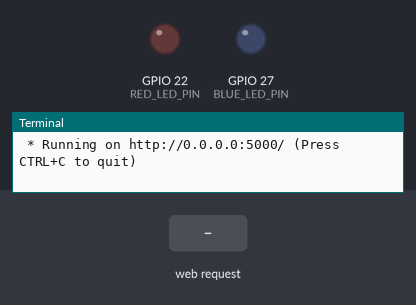
A program run on a simulated Raspberry Pi (BCM pin numbers). Shown: output pins drawn as LEDs (lit = HIGH), the last lines printed to the terminal. Inputs (shaded band) come from the test bench. The clock reads 2024-03-15 10:24:30 at power-on unless the program sets it.

Above: at 1.2 s.
1.3 s: HTTP request for /led/red/on received
At 1.6 s:
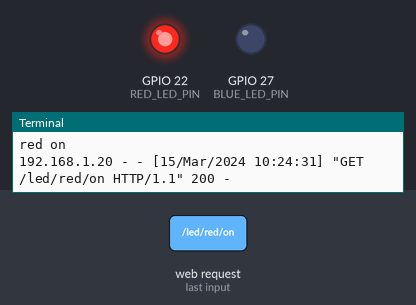
2.8 s: HTTP request for /led/blue/on received
At 3.9 s:
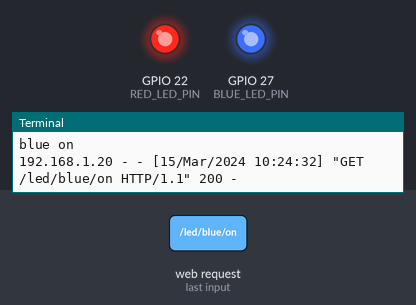
4.3 s: HTTP request for /led/red/off received
At 5.1 s:
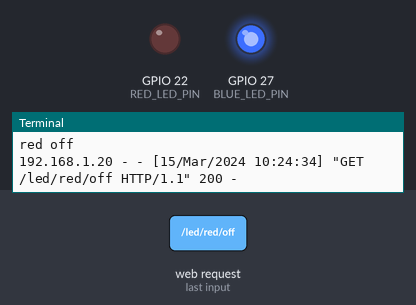
Timing chart, 0 to 7.3 s (numbered marks = the images above; inputs shaded):
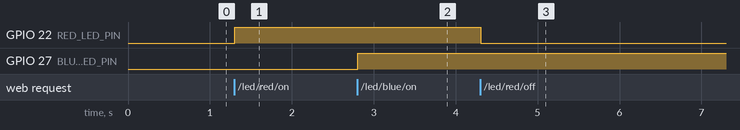

The program:

flask_led_task.py
```python
from flask import Flask
import RPi.GPIO as GPIO

app = Flask(__name__)
RED_LED_PIN = 22
BLUE_LED_PIN = 27
GPIO.setmode(GPIO.BCM)
GPIO.setup(RED_LED_PIN, GPIO.OUT)
GPIO.setup(BLUE_LED_PIN, GPIO.OUT)

# 0.0.0.0:5000
@app.route("/")
def hello():
    return '''
        <p>Hello, Flask!!</p>
        <a href="/led/red/on">RED LED ON</a>
        <a href="/led/red/off">RED LED OFF</a>
        <a href="/led/blue/on">BLUE LED ON</a>
        <a href="/led/blue/off">BLUE LED OFF</a>
    '''

@app.route("/led/<color>/<boo>")
def led_op(color, boo):
    print(color + " " + boo)

    if color == "red":
        if(boo == "on"):
            GPIO.output(RED_LED_PIN, GPIO.HIGH)
            return '''
                <p>Red LED is now ON</p>
                <a href="/">Go main</a>
            '''
        elif(boo == "off"):
            GPIO.output(RED_LED_PIN, GPIO.LOW)
            return '''
                <p>Red LED is now OFF</p>
                <a href="/">Go main</a>
            '''
    elif color == "blue":
        if(boo == "on"):
            GPIO.output(BLUE_LED_PIN, GPIO.HIGH)
            return '''
                <p>Blue LED is now ON</p>
                <a href="/">Go main</a>
            '''
        elif(boo == "off"):
            GPIO.output(BLUE_LED_PIN, GPIO.LOW)
            return '''
                <p>Blue LED is now OFF</p>
                <a href="/">Go main</a>
            '''

if __name__ == "__main__":
    try:
        app.run(host="0.0.0.0")
    finally:
        GPIO.cleanup()
```

Measured:
- after the input at 1.3 s, GPIO 22 (RED_LED_PIN): LOW → HIGH at once
- after the input at 2.8 s, GPIO 27 (BLUE_LED_PIN): LOW → HIGH at once
- after the input at 4.3 s, GPIO 22 (RED_LED_PIN): HIGH → LOW at once
